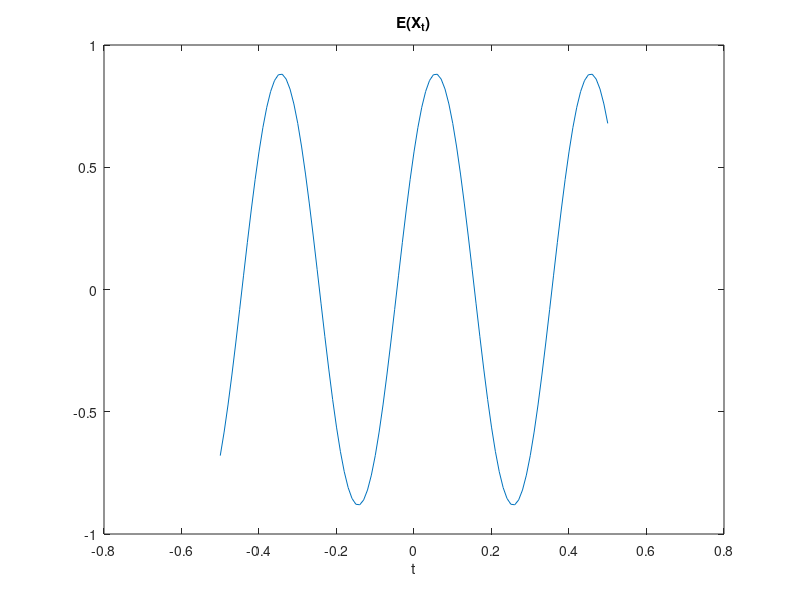
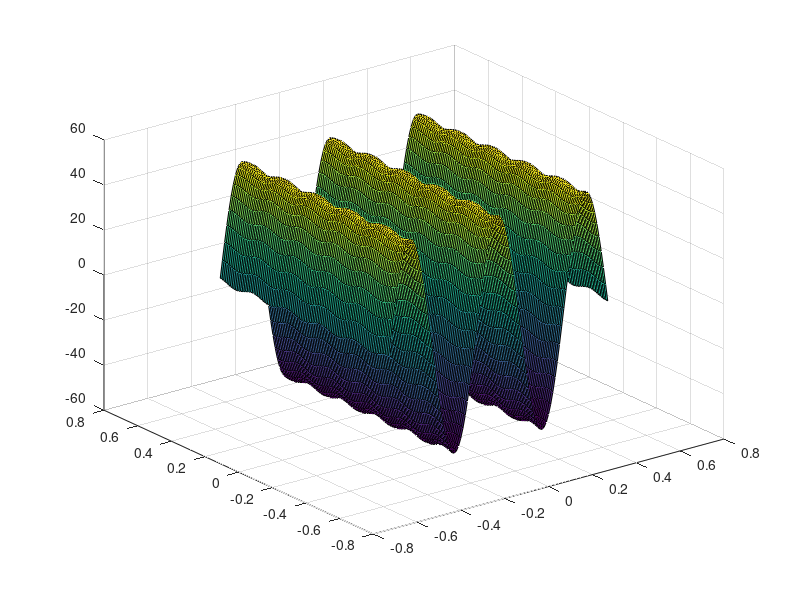

Recreate these plots in MATLAB, in order.
%%
clc;
close all;
clear;

%%   Part 2
fs = 100;
t = -0.5:1 / fs:0.5;
N = 1e2;

A = 10;
w = 5 * pi;
teta = 2 * pi * rand(1, N);
X = @(t, teta) A * cos(w * t + teta);

% Generating R.P:
x = zeros(length(t), N);

for i = 1:length(t)

    for j = 1:N
        x(i, j) = X(t(i), teta(j));
    end

end

% Finding E[x]
E_x = zeros([1 length(t)]);

E_x = mean(x');
figure
plot(t, E_x);
title('E(X_t)');
xlabel('t');
ylim([-1 1]); % ???

%%  Part 3

X2 = @(t, tau, teta) A * cos(w * (t + tau) + teta);
tau = t;

Xt = zeros(length(t), N, length(tau));

for i = 1:length(t)

    for k = 1:N

        for j = 1:length(tau)
            Xt(i, k, j) = X2(t(i), tau(j), teta(k));
        end

    end

end

x3 = repmat(x, 1, 1, length(tau));
pro = Xt .* x3;
E_x = mean(pro, 2);
R_x = squeeze(E_x);

figure;
surf(tau, t, R_x);
